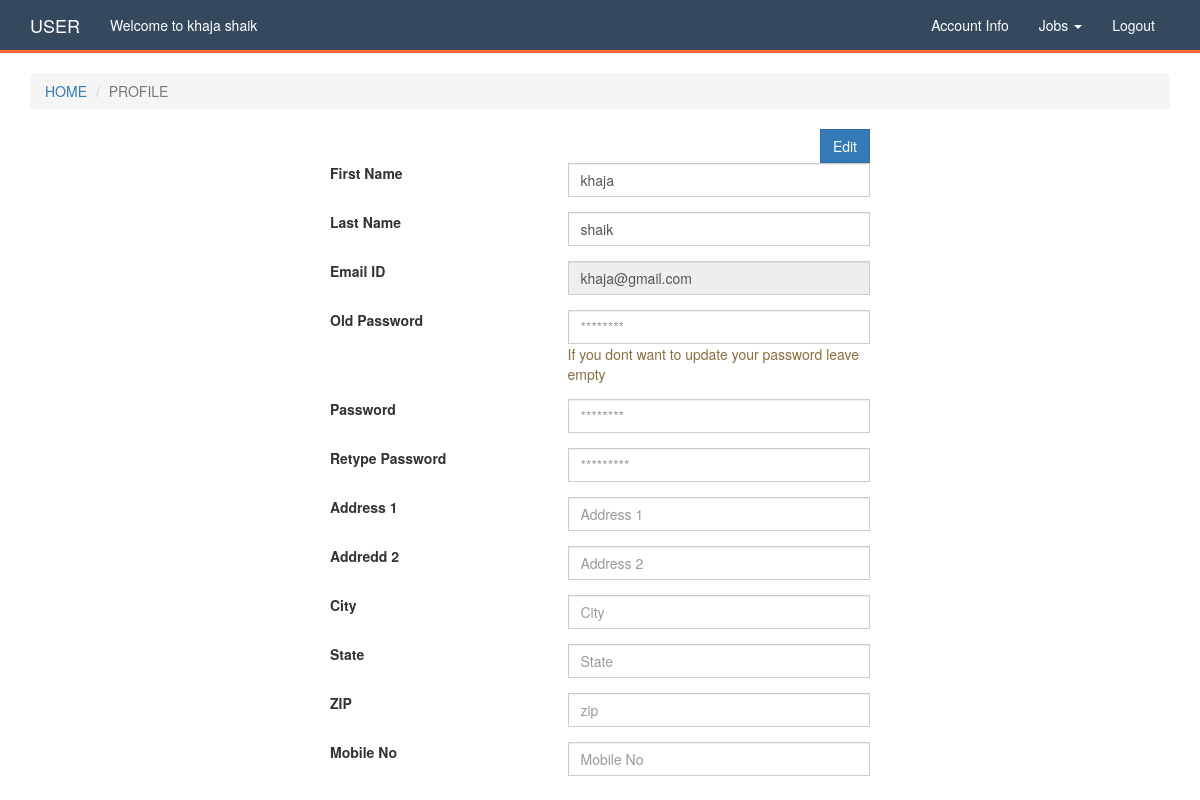
Page /profile.php (signed in) on the committed database.
### tables this page shows
CREATE TABLE IF NOT EXISTS `tbl_users` (
  `user_id` int(11) NOT NULL AUTO_INCREMENT,
  `first_name` varchar(100) NOT NULL,
  `last_name` varchar(100) NOT NULL,
  `email` varchar(150) NOT NULL,
  `password` varchar(150) NOT NULL,
  `department` varchar(50) NOT NULL,
  `level` varchar(50) NOT NULL,	
  `address1` varchar(150) NOT NULL,
  `address2` varchar(150) NOT NULL,
  `city` varchar(150) NOT NULL,
  `state` varchar(150) NOT NULL,
  `zip` varchar(150) NOT NULL,
  `mobile` varchar(50) NOT NULL,
  `role` varchar(100) NOT NULL,
  `date_of_registration` varchar(50) NOT NULL,
  `is_active` tinyint(1) NOT NULL DEFAULT '0',
  PRIMARY KEY (`user_id`)
);

### profile.php (the view, shortened to what this page needs)
<?php
include 'header.php';
?>
<section>
    <div class="col-md-offset-3 col-md-6">
        <form class="form-horizontal" method="post">
            <div class="col-md-12">
                <div class="text-right"><span class="edit btn btn-primary">Edit</span></div>
                <div class="form-group">
                    <label class="col-md-5">First Name</label>
                    <div class="col-md-7">
                        <input class="form-control" name="first_name" placeholder="First Name" value="<?= !empty($user['first_name']) ? $user['first_name'] : ""; ?>" required>
                    </div>
                </div>
                <div class="form-group">
                    <label class="col-md-5">Last Name</label>
                    <div class="col-md-7">
                        <input class="form-control" name="last_name" placeholder="Last Name" value="<?= !empty($user['last_name']) ? $user['last_name'] : ""; ?>" required>
                    </div>
                </div>
                <div class="form-group">
                    <label class="col-md-5">Email ID</label>
                    <div class="col-md-7">
                        <input type="email" class="form-control" placeholder="Email ID" name="email" value="<?= !empty($user['email']) ? $user['email'] : ""; ?>" required readonly>
                    </div>
                </div>
                <div class="form-group">
                    <label class="col-md-5">Old Password</label>
                    <div class="col-md-7">
                        <input class="form-control" type="password" placeholder="********" name="old_password">
                        <span class="text-warning">If you dont want to update your password leave empty</span>
                    </div>
                </div>
                <div class="form-group">
                    <label class="col-md-5">Password</label>
                    <div class="col-md-7">
                        <input class="form-control" type="password" placeholder="********" name="password">
                    </div>
                </div>
                <div class="form-group">
                    <label class="col-md-5">Retype Password</label>
                    <div class="col-md-7">
                        <input class="form-control" type="password" placeholder="*********" name="re_password">
                    </div>
                </div>
                <div class="form-group">
                    <label class="col-md-5">Address 1</label>
                    <div class="col-md-7">
                        <input class="form-control" placeholder="Address 1" name="address1" value="<?= !empty($user['address1']) ? $user['address1'] : ""; ?>">
                    </div>
                </div>
                <div class="form-group">
                    <label class="col-md-5">Addredd 2</label>
                    <div class="col-md-7">
                        <input class="form-control"  placeholder="Address 2" name="address2" value="<?= !empty($user['address2']) ? $user['address2'] : ""; ?>">
                    </div>
                </div>
                <div class="form-group">
                    <label class="col-md-5">City</label>
                    <div class="col-md-7">
                        <input class="form-control" placeholder="City" name="city" value="<?= !empty($user['city']) ? $user['city'] : ""; ?>">
                    </div>
                </div>
                <div class="form-group">
                    <label class="col-md-5">State</label>
                    <div class="col-md-7">
                        <input class="form-control" placeholder="State" name="state" value="<?= !empty($user['state']) ? $user['state'] : ""; ?>">
                    </div>
                </div>
                <div class="form-group">
                    <label class="col-md-5">ZIP</label>
                    <div class="col-md-7">
                        <input class="form-control" placeholder="zip" name="zip" value="<?= !empty($user['zip']) ? $user['zip'] : ""; ?>">
                    </div>
                </div>
                <div class="form-group">
                    <label class="col-md-5">Mobile No</label>
                    <div class="col-md-7">
                        <input class="form-control" placeholder="Mobile No" name="mobile" value="<?= !empty($user['mobile']) ? $user['mobile'] : ""; ?>">
                    </div>
                </div>
                <div class="col-md-offset-5 col-md-5">
                </div>
            </div>
        </form>
    </div>
</section>
</body></html>

### header.php (shortened to what this page needs)
<?php
    include 'config.php';
    function current_page()
    {
        return basename($_SERVER['PHP_SELF']);
    }
    $users = mysqli_query($link, "SELECT * FROM `tbl_users` WHERE `user_id`='" . $_SESSION['USER_ID'] . "'");
    $user = mysqli_fetch_assoc($users);
?>
<!DOCTYPE html>
<html>
<head>
    <link rel="stylesheet" href="css/bootstrap.min.css"/>
    <link rel="stylesheet" href="css/font-awesome.min.css"/>
    <link rel="stylesheet" href="css/bootstrap-datepicker3.min.css"/>
    <link rel="stylesheet" href="css/styles.css"/>
</head>
<body>
<nav class="navbar navbar-default">
    <div class="container">
        <div class="navbar-header">
            <a class="navbar-brand" href="#"><?= $_SESSION['ROLE'] ?></a>
        </div>
        <div class="collapse navbar-collapse" id="bs-example-navbar-collapse-1">
            <ul class="nav navbar-nav">
                <li><a href="#">Welcome to <?= $user['first_name'] . ' ' . $user['last_name'] ?></a></li>
            </ul>
            <ul class="nav navbar-nav navbar-right">
                <li><a href="profile.php">Account Info</a></li>
                <?php if ($_SESSION['ROLE'] == 'ADMIN') { ?>
                    <li><a href="security.php">Security Questions</a></li>
                    <li class="dropdown">
                        <a href="#" class="dropdown-toggle" data-toggle="dropdown" role="button" aria-haspopup="true" aria-expanded="false">Jobs
                            <span class="caret"></span></a>
                        <ul class="dropdown-menu">
                            <li><a href="jobs.php">Create Job</a></li>
                            <li><a href="jobs-list.php">View Job</a></li>
                            <li><a href="applied-jobs.php">Applied Jobs</a></li>
                        </ul>
                    </li>
                    <li><a href="availebility.php">User Availability</a></li>
                    <li><a href="users.php">Users</a></li>
                <?php } else { ?>
                    <li class="dropdown">
                        <a href="#" class="dropdown-toggle" data-toggle="dropdown" role="button" aria-haspopup="true" aria-expanded="false">Jobs
                            <span class="caret"></span></a>
                    </li>
                <?php } ?>
                <li><a href="logout.php">Logout</a></li>
            </ul>
        </div>
    </div>
</nav>
<?php
    $cur = current_page();
    $explode = explode(".", $cur);
?>
<div class="container">
    <ol class="breadcrumb" style="text-transform:uppercase">
        <li><a href="#">Home</a></li>
        <li class="active"><?= $explode[0]; ?></li>
    </ol>
</div>

### css/styles.css (style rules this page uses)
.form-control, .btn { border-radius: 0 }
.navbar-default { background: #34495E; border: 0; border-radius: 0; border-bottom: 3px solid #FF6633; }
.navbar-default a, .front-form a { color: #FFF !important; font-weight: 500; }

### rows in the picture
tbl_users: first_name "khaja", last_name "shaik", email "khaja@gmail.com"

### other values in the picture
$_SESSION['ROLE'] "USER"
$explode[0] "PROFILE"
